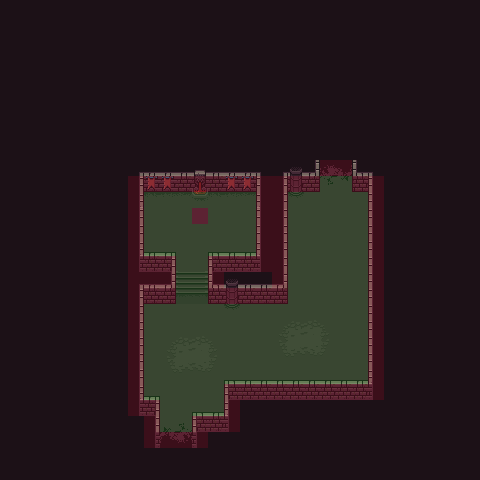

The image is a tile-based game level rendered from a .tmx file. Its description and source (layers, tilesets, objects; grid data summarised) follow:
An orthogonal 30x30 tile map with 16x16 px tiles, 6 tile layers (bg, floor, fg, props, ...), 5 tilesets and 10 objects (s, n).

<map version="1.5" tiledversion="1.6.0" orientation="orthogonal" renderorder="right-down" width="30" height="30" tilewidth="16" tileheight="16" infinite="0" nextlayerid="16" nextobjectid="20">
 <tileset firstgid="1" source="0x72_16x16DungeonTileset_walls.v1.tsx" />
 <tileset firstgid="257" source="0x72_16x16DungeonTileset.v4.tsx" />
 <tileset firstgid="513" source="NavigationTileSet.tsx" />
 <tileset firstgid="515" source="Enemies.tsx" />
 <tileset firstgid="518" source="spawnTileset.tsx" />
 <layer id="1" name="bg" width="30" height="30">
  <data>[900 cells, 900 non-empty, 2 distinct tile ids]</data>
 </layer>
 <layer id="3" name="floor" width="30" height="30">
  <data>[900 cells, 164 non-empty, 1 distinct tile ids]</data>
 </layer>
 <layer id="2" name="fg" width="30" height="30">
  <data>[900 cells, 118 non-empty, 20 distinct tile ids]</data>
 </layer>
 <layer id="7" name="props" width="30" height="30">
  <data>[900 cells, 49 non-empty, 28 distinct tile ids]</data>
 </layer>
 <objectgroup id="15" name="Treasure">
  <object id="19" gid="448" x="192" y="224" width="16" height="16" />
 </objectgroup>
 <layer id="6" name="exits" width="30" height="30">
  <data>[900 cells, 8 non-empty, 8 distinct tile ids]</data>
 </layer>
 <objectgroup id="8" name="Collisions">
  <object id="1" x="192" y="448">
   <polygon points="0,0 0,-36 32,-36 32,-68 176,-68 176.25,-262.875 160.25,-262.875 160,-288 128,-288 128.25,-262.875 112.25,-262.875 108.25,-258.875 100.25,-258.875 96.25,-262.875 95.875,-151.25 47.875,-151.25 43.875,-147.25 35.875,-147.25 31.875,-151.25 15.875,-151.25 16,-196 64,-196 64.1875,-263.5 16.1875,-263.5 12.1875,-259.5 4.1875,-259.5 0.1875,-263.5 -47.8125,-263.5 -48,-196 -16,-196 -16.125,-151.25 -48.125,-151.25 -48,-52 -32,-52 -32,0" />
  </object>
 </objectgroup>
 <objectgroup id="10" name="Void" />
 <objectgroup id="9" name="Gates">
  <object id="3" name="s" x="160" y="448">
   <polygon points="0,0 0,-16 32,-16 32,0" />
  </object>
  <object id="4" name="n" x="320" y="160">
   <polygon points="0,0 0,16 32,16 32,0" />
  </object>
 </objectgroup>
 <objectgroup id="13" name="Enemies">
  <object id="6" gid="516" x="176" y="336" width="16" height="16" />
  <object id="7" gid="516" x="208" y="368" width="16" height="16" />
  <object id="8" gid="517" x="336" y="368" width="16" height="16" />
  <object id="9" gid="517" x="304" y="368" width="16" height="16" />
 </objectgroup>
 <layer id="11" name="navigation" width="30" height="30" opacity="0.14">
  <data>[900 cells, 240 non-empty, 2 distinct tile ids]</data>
 </layer>
 <objectgroup id="14" name="SpawnPoints">
  <object id="14" gid="518" x="336" y="192" width="16" height="16" />
  <object id="15" gid="521" x="176" y="432" width="16" height="16" />
 </objectgroup>
</map>
